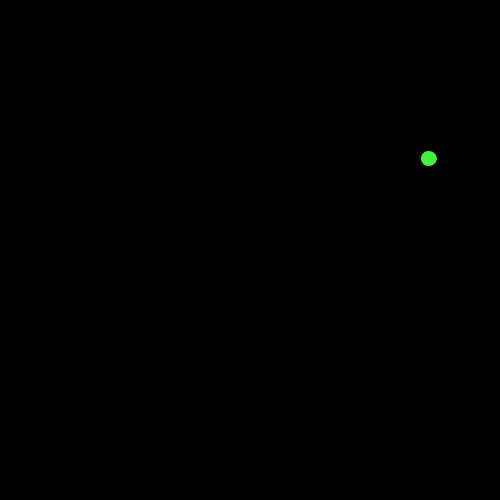
Frame 1 (no input)
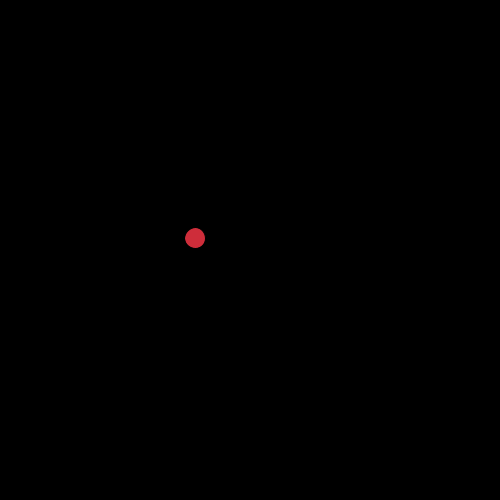
Frame 60 (the mouse pressed at the canvas centre just before this capture)
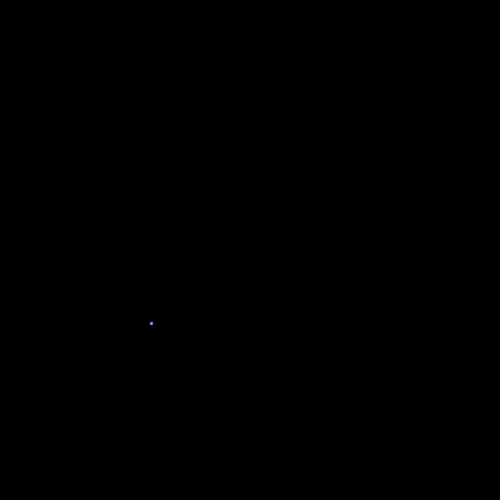
Frame 120 (the mouse held since frame 60 and released just before this capture)

The Processing sketch that drew these frames (run headless with seeded random() and noise(); from frame 60 on, the mouse is pressed at the canvas centre):

// Processing sketch: processing_107487
// ── processing_107487.pde


void setup(){
  println("running setup");
  size(500,500);
}

void draw () {
  background(0);
  float r = random(1,25);
  fill(random(0,255),random(0,255),random(0,255));
  ellipse(random(0,width),random(0,height),r,r);
}
